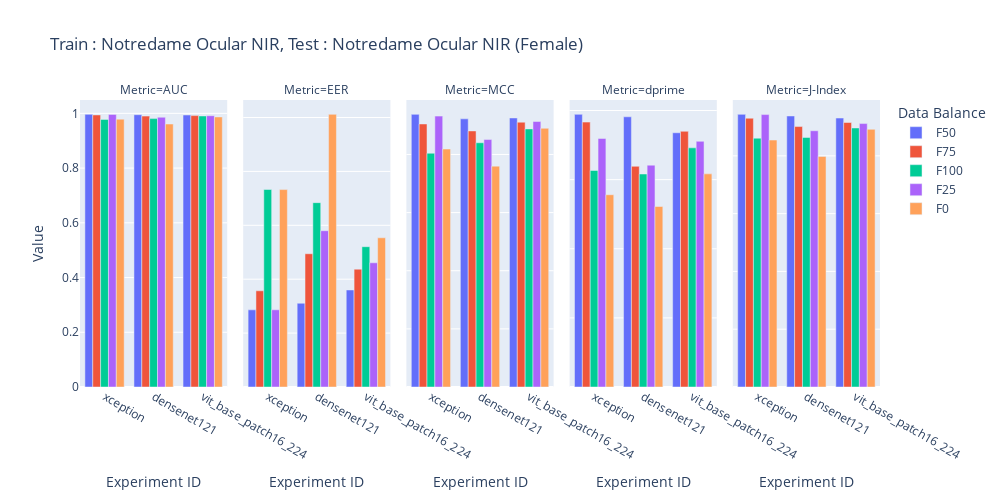

This figure's notebook cell:
### Code cell
import plotly.express as px
import pandas as pd
from copy import deepcopy

df_50 = pd.read_csv('/home/sreeraj/lab/nsf/final_eval/results/across_model_notredame_ocular_nir_subject_report.csv', header=1)
df_50['Data Balance'] = 'F50'

df = pd.read_csv('/home/sreeraj/lab/nsf/final_eval/results/across_databalance_notredame_ocular_nir_subject_report.csv', header=1)
df = df.iloc[:-15]

df['Data Balance'] = df['Experiment ID'].apply(lambda x:float(x.split('_')[-1]))
df['Data Balance'] = df['Data Balance'].apply(lambda x:f'F{int(x*100)}')
df['Experiment ID'] = df['Experiment ID'].apply(lambda x: '_'.join(x.split('_')[:-1]))

df_50 = df_50[df_50['Experiment ID'].isin(df['Experiment ID'].unique())]
df = pd.concat([df_50, df])



df['Gender'] = df['Experiment ID'].apply(lambda x: x.split('_')[-1])
df = df[df['Gender'] == 'female']
df['Experiment ID'] = df['Experiment ID'].apply(lambda x: '_'.join(x.split('_')[:-1]))

df.head()

df_auc = deepcopy(df)
df_auc['Value'] = df_auc['AUC']
df_auc['Metric'] = 'AUC'

df_eer = deepcopy(df)
df_eer['Value'] = df_eer['EER']
df_eer['Metric'] = 'EER'

df_dprime = deepcopy(df)
df_dprime['Value'] = df_dprime["Sensitivity index (d')"]
df_dprime['Metric'] = 'dprime'

df_mcc = deepcopy(df)
df_mcc['Value'] = df_mcc['MCC']
df_mcc['Metric'] = 'MCC'

df_jindex = deepcopy(df)
df_jindex['Value'] = df_mcc['J-Index']
df_jindex['Metric'] = 'J-Index'

df = pd.concat([df_auc, df_eer, df_mcc, df_dprime, df_jindex])
print(df.head())

fig = px.bar(df, x='Experiment ID', y=['Value'], title='Train : Notredame Ocular NIR, Test : Notredame Ocular NIR (Female)', barmode='group', color='Data Balance', labels={'value': 'Value', 'variable': 'Metrics'},width=1000, height=500, facet_col='Metric')
fig.update_yaxes(matches=None)
fig.show()

### Figure 1 — Plotly figure (JSON) as saved in the notebook; plotly's stock layout.template omitted (floating-point values rounded to 4 significant figures)
{"data": [{"alignmentgroup": "True", "hovertemplate": "Data Balance=F50<br>Metric=AUC<br>Experiment ID=%{x}<br>Value=%{y}<extra></extra>", "legendgroup": "F50", "marker": {"color": "#636efa", "pattern": {"shape": ""}}, "name": "F50", "offsetgroup": "F50", "orientation": "v", "showlegend": true, "textposition": "auto", "type": "bar", "x": ["xception", "densenet121", "vit_base_patch16_224"], "xaxis": "x", "y": [0.9964, 0.9951, 0.994], "yaxis": "y"}, {"alignmentgroup": "True", "hovertemplate": "Data Balance=F50<br>Metric=EER<br>Experiment ID=%{x}<br>Value=%{y}<extra></extra>", "legendgroup": "F50", "marker": {"color": "#636efa", "pattern": {"shape": ""}}, "name": "F50", "offsetgroup": "F50", "orientation": "v", "showlegend": false, "textposition": "auto", "type": "bar", "x": ["xception", "densenet121", "vit_base_patch16_224"], "xaxis": "x2", "y": [0.02863, 0.03108, 0.036], "yaxis": "y2"}, {"alignmentgroup": "True", "hovertemplate": "Data Balance=F50<br>Metric=MCC<br>Experiment ID=%{x}<br>Value=%{y}<extra></extra>", "legendgroup": "F50", "marker": {"color": "#636efa", "pattern": {"shape": ""}}, "name": "F50", "offsetgroup": "F50", "orientation": "v", "showlegend": false, "textposition": "auto", "type": "bar", "x": ["xception", "densenet121", "vit_base_patch16_224"], "xaxis": "x3", "y": [0.938, 0.9225, 0.9255], "yaxis": "y3"}, {"alignmentgroup": "True", "hovertemplate": "Data Balance=F50<br>Metric=dprime<br>Experiment ID=%{x}<br>Value=%{y}<extra></extra>", "legendgroup": "F50", "marker": {"color": "#636efa", "pattern": {"shape": ""}}, "name": "F50", "offsetgroup": "F50", "orientation": "v", "showlegend": false, "textposition": "auto", "type": "bar", "x": ["xception", "densenet121", "vit_base_patch16_224"], "xaxis": "x4", "y": [3.944, 3.909, 3.678], "yaxis": "y4"}, {"alignmentgroup": "True", "hovertemplate": "Data Balance=F50<br>Metric=J-Index<br>Experiment ID=%{x}<br>Value=%{y}<extra></extra>", "legendgroup": "F50", "marker": {"color": "#636efa", "pattern": {"shape": ""}}, "name": "F50", "offsetgroup": "F50", "orientation": "v", "showlegend": false, "textposition": "auto", "type": "bar", "x": ["xception", "densenet121", "vit_base_patch16_224"], "xaxis": "x5", "y": [0.9436, 0.938, 0.9308], "yaxis": "y5"}, {"alignmentgroup": "True", "hovertemplate": "Data Balance=F75<br>Metric=AUC<br>Experiment ID=%{x}<br>Value=%{y}<extra></extra>", "legendgroup": "F75", "marker": {"color": "#EF553B", "pattern": {"shape": ""}}, "name": "F75", "offsetgroup": "F75", "orientation": "v", "showlegend": true, "textposition": "auto", "type": "bar", "x": ["vit_base_patch16_224", "xception", "densenet121"], "xaxis": "x", "y": [0.9918, 0.9942, 0.9899], "yaxis": "y"}, {"alignmentgroup": "True", "hovertemplate": "Data Balance=F75<br>Metric=EER<br>Experiment ID=%{x}<br>Value=%{y}<extra></extra>", "legendgroup": "F75", "marker": {"color": "#EF553B", "pattern": {"shape": ""}}, "name": "F75", "offsetgroup": "F75", "orientation": "v", "showlegend": false, "textposition": "auto", "type": "bar", "x": ["vit_base_patch16_224", "xception", "densenet121"], "xaxis": "x2", "y": [0.04372, 0.0357, 0.04945], "yaxis": "y2"}, {"alignmentgroup": "True", "hovertemplate": "Data Balance=F75<br>Metric=MCC<br>Experiment ID=%{x}<br>Value=%{y}<extra></extra>", "legendgroup": "F75", "marker": {"color": "#EF553B", "pattern": {"shape": ""}}, "name": "F75", "offsetgroup": "F75", "orientation": "v", "showlegend": false, "textposition": "auto", "type": "bar", "x": ["vit_base_patch16_224", "xception", "densenet121"], "xaxis": "x3", "y": [0.911, 0.9049, 0.8809], "yaxis": "y3"}, {"alignmentgroup": "True", "hovertemplate": "Data Balance=F75<br>Metric=dprime<br>Experiment ID=%{x}<br>Value=%{y}<extra></extra>", "legendgroup": "F75", "marker": {"color": "#EF553B", "pattern": {"shape": ""}}, "name": "F75", "offsetgroup": "F75", "orientation": "v", "showlegend": false, "textposition": "auto", "type": "bar", "x": ["vit_base_patch16_224", "xception", "densenet121"], "xaxis": "x4", "y": [3.699, 3.832, 3.193], "yaxis": "y4"}, {"alignmentgroup": "True", "hovertemplate": "Data Balance=F75<br>Metric=J-Index<br>Experiment ID=%{x}<br>Value=%{y}<extra></extra>", "legendgroup": "F75", "marker": {"color": "#EF553B", "pattern": {"shape": ""}}, "name": "F75", "offsetgroup": "F75", "orientation": "v", "showlegend": false, "textposition": "auto", "type": "bar", "x": ["vit_base_patch16_224", "xception", "densenet121"], "xaxis": "x5", "y": [0.9154, 0.9302, 0.9014], "yaxis": "y5"}, {"alignmentgroup": "True", "hovertemplate": "Data Balance=F100<br>Metric=AUC<br>Experiment ID=%{x}<br>Value=%{y}<extra></extra>", "legendgroup": "F100", "marker": {"color": "#00cc96", "pattern": {"shape": ""}}, "name": "F100", "offsetgroup": "F100", "orientation": "v", "showlegend": true, "textposition": "auto", "type": "bar", "x": ["vit_base_patch16_224", "xception", "densenet121"], "xaxis": "x", "y": [0.9905, 0.9778, 0.9808], "yaxis": "y"}, {"alignmentgroup": "True", "hovertemplate": "Data Balance=F100<br>Metric=EER<br>Experiment ID=%{x}<br>Value=%{y}<extra></extra>", "legendgroup": "F100", "marker": {"color": "#00cc96", "pattern": {"shape": ""}}, "name": "F100", "offsetgroup": "F100", "orientation": "v", "showlegend": false, "textposition": "auto", "type": "bar", "x": ["vit_base_patch16_224", "xception", "densenet121"], "xaxis": "x2", "y": [0.05206, 0.07329, 0.06841], "yaxis": "y2"}, {"alignmentgroup": "True", "hovertemplate": "Data Balance=F100<br>Metric=MCC<br>Experiment ID=%{x}<br>Value=%{y}<extra></extra>", "legendgroup": "F100", "marker": {"color": "#00cc96", "pattern": {"shape": ""}}, "name": "F100", "offsetgroup": "F100", "orientation": "v", "showlegend": false, "textposition": "auto", "type": "bar", "x": ["vit_base_patch16_224", "xception", "densenet121"], "xaxis": "x3", "y": [0.8879, 0.8041, 0.8402], "yaxis": "y3"}, {"alignmentgroup": "True", "hovertemplate": "Data Balance=F100<br>Metric=dprime<br>Experiment ID=%{x}<br>Value=%{y}<extra></extra>", "legendgroup": "F100", "marker": {"color": "#00cc96", "pattern": {"shape": ""}}, "name": "F100", "offsetgroup": "F100", "orientation": "v", "showlegend": false, "textposition": "auto", "type": "bar", "x": ["vit_base_patch16_224", "xception", "densenet121"], "xaxis": "x4", "y": [3.46, 3.132, 3.081], "yaxis": "y4"}, {"alignmentgroup": "True", "hovertemplate": "Data Balance=F100<br>Metric=J-Index<br>Experiment ID=%{x}<br>Value=%{y}<extra></extra>", "legendgroup": "F100", "marker": {"color": "#00cc96", "pattern": {"shape": ""}}, "name": "F100", "offsetgroup": "F100", "orientation": "v", "showlegend": false, "textposition": "auto", "type": "bar", "x": ["vit_base_patch16_224", "xception", "densenet121"], "xaxis": "x5", "y": [0.8964, 0.8611, 0.8636], "yaxis": "y5"}, {"alignmentgroup": "True", "hovertemplate": "Data Balance=F25<br>Metric=AUC<br>Experiment ID=%{x}<br>Value=%{y}<extra></extra>", "legendgroup": "F25", "marker": {"color": "#ab63fa", "pattern": {"shape": ""}}, "name": "F25", "offsetgroup": "F25", "orientation": "v", "showlegend": true, "textposition": "auto", "type": "bar", "x": ["xception", "vit_base_patch16_224", "densenet121"], "xaxis": "x", "y": [0.9962, 0.9913, 0.9858], "yaxis": "y"}, {"alignmentgroup": "True", "hovertemplate": "Data Balance=F25<br>Metric=EER<br>Experiment ID=%{x}<br>Value=%{y}<extra></extra>", "legendgroup": "F25", "marker": {"color": "#ab63fa", "pattern": {"shape": ""}}, "name": "F25", "offsetgroup": "F25", "orientation": "v", "showlegend": false, "textposition": "auto", "type": "bar", "x": ["xception", "vit_base_patch16_224", "densenet121"], "xaxis": "x2", "y": [0.02865, 0.04609, 0.05799], "yaxis": "y2"}, {"alignmentgroup": "True", "hovertemplate": "Data Balance=F25<br>Metric=MCC<br>Experiment ID=%{x}<br>Value=%{y}<extra></extra>", "legendgroup": "F25", "marker": {"color": "#ab63fa", "pattern": {"shape": ""}}, "name": "F25", "offsetgroup": "F25", "orientation": "v", "showlegend": false, "textposition": "auto", "type": "bar", "x": ["xception", "vit_base_patch16_224", "densenet121"], "xaxis": "x3", "y": [0.9319, 0.9133, 0.8513], "yaxis": "y3"}, {"alignmentgroup": "True", "hovertemplate": "Data Balance=F25<br>Metric=dprime<br>Experiment ID=%{x}<br>Value=%{y}<extra></extra>", "legendgroup": "F25", "marker": {"color": "#ab63fa", "pattern": {"shape": ""}}, "name": "F25", "offsetgroup": "F25", "orientation": "v", "showlegend": false, "textposition": "auto", "type": "bar", "x": ["xception", "vit_base_patch16_224", "densenet121"], "xaxis": "x4", "y": [3.595, 3.554, 3.209], "yaxis": "y4"}, {"alignmentgroup": "True", "hovertemplate": "Data Balance=F25<br>Metric=J-Index<br>Experiment ID=%{x}<br>Value=%{y}<extra></extra>", "legendgroup": "F25", "marker": {"color": "#ab63fa", "pattern": {"shape": ""}}, "name": "F25", "offsetgroup": "F25", "orientation": "v", "showlegend": false, "textposition": "auto", "type": "bar", "x": ["xception", "vit_base_patch16_224", "densenet121"], "xaxis": "x5", "y": [0.9428, 0.9117, 0.8869], "yaxis": "y5"}, {"alignmentgroup": "True", "hovertemplate": "Data Balance=F0<br>Metric=AUC<br>Experiment ID=%{x}<br>Value=%{y}<extra></extra>", "legendgroup": "F0", "marker": {"color": "#FFA15A", "pattern": {"shape": ""}}, "name": "F0", "offsetgroup": "F0", "orientation": "v", "showlegend": true, "textposition": "auto", "type": "bar", "x": ["vit_base_patch16_224", "densenet121", "xception"], "xaxis": "x", "y": [0.9869, 0.961, 0.9788], "yaxis": "y"}, {"alignmentgroup": "True", "hovertemplate": "Data Balance=F0<br>Metric=EER<br>Experiment ID=%{x}<br>Value=%{y}<extra></extra>", "legendgroup": "F0", "marker": {"color": "#FFA15A", "pattern": {"shape": ""}}, "name": "F0", "offsetgroup": "F0", "orientation": "v", "showlegend": false, "textposition": "auto", "type": "bar", "x": ["vit_base_patch16_224", "densenet121", "xception"], "xaxis": "x2", "y": [0.05537, 0.1012, 0.07325], "yaxis": "y2"}, {"alignmentgroup": "True", "hovertemplate": "Data Balance=F0<br>Metric=MCC<br>Experiment ID=%{x}<br>Value=%{y}<extra></extra>", "legendgroup": "F0", "marker": {"color": "#FFA15A", "pattern": {"shape": ""}}, "name": "F0", "offsetgroup": "F0", "orientation": "v", "showlegend": false, "textposition": "auto", "type": "bar", "x": ["vit_base_patch16_224", "densenet121", "xception"], "xaxis": "x3", "y": [0.89, 0.7598, 0.8186], "yaxis": "y3"}, {"alignmentgroup": "True", "hovertemplate": "Data Balance=F0<br>Metric=dprime<br>Experiment ID=%{x}<br>Value=%{y}<extra></extra>", "legendgroup": "F0", "marker": {"color": "#FFA15A", "pattern": {"shape": ""}}, "name": "F0", "offsetgroup": "F0", "orientation": "v", "showlegend": false, "textposition": "auto", "type": "bar", "x": ["vit_base_patch16_224", "densenet121", "xception"], "xaxis": "x4", "y": [3.083, 2.611, 2.781], "yaxis": "y4"}, {"alignmentgroup": "True", "hovertemplate": "Data Balance=F0<br>Metric=J-Index<br>Experiment ID=%{x}<br>Value=%{y}<extra></extra>", "legendgroup": "F0", "marker": {"color": "#FFA15A", "pattern": {"shape": ""}}, "name": "F0", "offsetgroup": "F0", "orientation": "v", "showlegend": false, "textposition": "auto", "type": "bar", "x": ["vit_base_patch16_224", "densenet121", "xception"], "xaxis": "x5", "y": [0.8917, 0.798, 0.8546], "yaxis": "y5"}], "layout": {"annotations": [{"font": {}, "showarrow": false, "text": "Metric=AUC", "x": 0.092, "xanchor": "center", "xref": "paper", "y": 1, "yanchor": "bottom", "yref": "paper"}, {"font": {}, "showarrow": false, "text": "Metric=EER", "x": 0.296, "xanchor": "center", "xref": "paper", "y": 1, "yanchor": "bottom", "yref": "paper"}, {"font": {}, "showarrow": false, "text": "Metric=MCC", "x": 0.5, "xanchor": "center", "xref": "paper", "y": 1, "yanchor": "bottom", "yref": "paper"}, {"font": {}, "showarrow": false, "text": "Metric=dprime", "x": 0.704, "xanchor": "center", "xref": "paper", "y": 1, "yanchor": "bottom", "yref": "paper"}, {"font": {}, "showarrow": false, "text": "Metric=J-Index", "x": 0.908, "xanchor": "center", "xref": "paper", "y": 1, "yanchor": "bottom", "yref": "paper"}], "barmode": "group", "height": 500, "legend": {"title": {"text": "Data Balance"}, "tracegroupgap": 0}, "title": {"text": "Train : Notredame Ocular NIR, Test : Notredame Ocular NIR (Female)"}, "width": 1000, "xaxis": {"anchor": "y", "domain": [0, 0.184], "title": {"text": "Experiment ID"}}, "xaxis2": {"anchor": "y2", "domain": [0.204, 0.388], "matches": "x", "title": {"text": "Experiment ID"}}, "xaxis3": {"anchor": "y3", "domain": [0.408, 0.592], "matches": "x", "title": {"text": "Experiment ID"}}, "xaxis4": {"anchor": "y4", "domain": [0.612, 0.796], "matches": "x", "title": {"text": "Experiment ID"}}, "xaxis5": {"anchor": "y5", "domain": [0.816, 1], "matches": "x", "title": {"text": "Experiment ID"}}, "yaxis": {"anchor": "x", "domain": [0, 1], "title": {"text": "Value"}}, "yaxis2": {"anchor": "x2", "domain": [0, 1], "showticklabels": false}, "yaxis3": {"anchor": "x3", "domain": [0, 1], "showticklabels": false}, "yaxis4": {"anchor": "x4", "domain": [0, 1], "showticklabels": false}, "yaxis5": {"anchor": "x5", "domain": [0, 1], "showticklabels": false}}}
